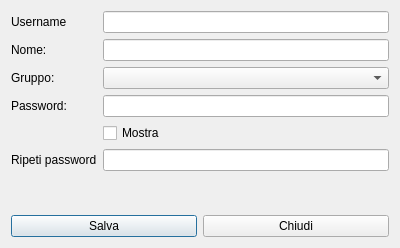
<?xml version="1.0" encoding="UTF-8"?>
<ui version="4.0">
 <class>HNewUser</class>
 <widget class="QDialog" name="HNewUser">
  <property name="geometry">
   <rect>
    <x>0</x>
    <y>0</y>
    <width>400</width>
    <height>248</height>
   </rect>
  </property>
  <property name="windowTitle">
   <string>Nuovo utente</string>
  </property>
  <property name="windowIcon">
   <iconset>
    <normaloff>:/Key.PNG</normaloff>:/Key.PNG</iconset>
  </property>
  <property name="modal">
   <bool>true</bool>
  </property>
  <layout class="QVBoxLayout" name="verticalLayout">
   <item>
    <layout class="QFormLayout" name="formLayout">
     <property name="fieldGrowthPolicy">
      <enum>QFormLayout::AllNonFixedFieldsGrow</enum>
     </property>
     <item row="0" column="0">
      <widget class="QLabel" name="label">
       <property name="text">
        <string>Username</string>
       </property>
      </widget>
     </item>
     <item row="0" column="1">
      <widget class="QLineEdit" name="leUserName"/>
     </item>
     <item row="1" column="0">
      <widget class="QLabel" name="label_2">
       <property name="text">
        <string>Nome:</string>
       </property>
      </widget>
     </item>
     <item row="1" column="1">
      <widget class="QLineEdit" name="leNome"/>
     </item>
     <item row="3" column="0">
      <widget class="QLabel" name="label_3">
       <property name="text">
        <string>Password:</string>
       </property>
      </widget>
     </item>
     <item row="3" column="1">
      <widget class="QLineEdit" name="lePassword">
       <property name="echoMode">
        <enum>QLineEdit::Password</enum>
       </property>
      </widget>
     </item>
     <item row="4" column="1">
      <widget class="QCheckBox" name="cbShow">
       <property name="text">
        <string>Mostra</string>
       </property>
      </widget>
     </item>
     <item row="7" column="1">
      <widget class="QLineEdit" name="leCheckPwd">
       <property name="echoMode">
        <enum>QLineEdit::Password</enum>
       </property>
      </widget>
     </item>
     <item row="7" column="0">
      <widget class="QLabel" name="label_4">
       <property name="text">
        <string>Ripeti password</string>
       </property>
      </widget>
     </item>
     <item row="2" column="0">
      <widget class="QLabel" name="label_5">
       <property name="text">
        <string>Gruppo:</string>
       </property>
      </widget>
     </item>
     <item row="2" column="1">
      <widget class="QComboBox" name="cbxRoles"/>
     </item>
    </layout>
   </item>
   <item>
    <layout class="QHBoxLayout" name="horizontalLayout">
     <item>
      <widget class="QPushButton" name="pushButton">
       <property name="text">
        <string>Salva</string>
       </property>
       <property name="icon">
        <iconset resource="icons.qrc">
         <normaloff>:/Resources/Accept64.png</normaloff>:/Resources/Accept64.png</iconset>
       </property>
      </widget>
     </item>
     <item>
      <widget class="QPushButton" name="pushButton_2">
       <property name="text">
        <string>Chiudi</string>
       </property>
       <property name="icon">
        <iconset resource="icons.qrc">
         <normaloff>:/Resources/Actions-window-close-icon.png</normaloff>:/Resources/Actions-window-close-icon.png</iconset>
       </property>
      </widget>
     </item>
    </layout>
   </item>
  </layout>
 </widget>
 <resources>
  <include location="icons.qrc"/>
 </resources>
 <connections/>
</ui>
